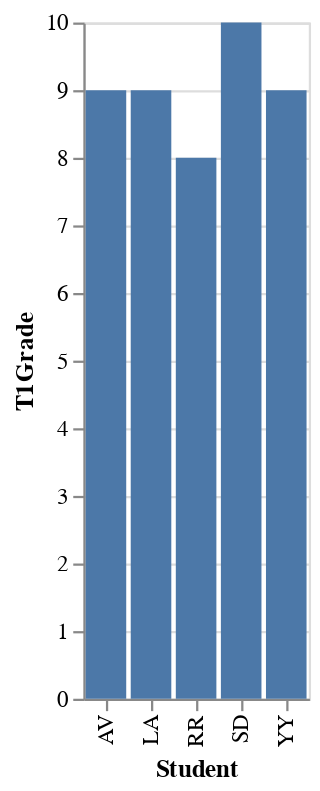

This figure's notebook cell:
### Code cell
alt.Chart(df).transform_filter(
    alt.datum.T1Grade > 7
).mark_bar().encode(
    x='Student',
    y='T1Grade'
)

### Figure 1 — Vega-Lite specification as saved in the notebook (floating-point values rounded to 4 significant figures)
{"config": {"view": {"continuousWidth": 400, "continuousHeight": 300}}, "data": {"name": "data-41a8cbf56aa3fb375b671fa081fb1b84"}, "mark": "bar", "encoding": {"x": {"field": "Student", "type": "nominal"}, "y": {"field": "T1Grade", "type": "quantitative"}}, "transform": [{"filter": "(datum.T1Grade > 7)"}], "$schema": "https://vega.github.io/schema/vega-lite/v4.17.0.json", "datasets": {"data-41a8cbf56aa3fb375b671fa081fb1b84": [{"Student": "AV", "Class": "A", "T1Grade": 9, "T2Grade": 5}, {"Student": "SD", "Class": "B", "T1Grade": 10, "T2Grade": 4}, {"Student": "ES", "Class": "A", "T1Grade": 2, "T2Grade": 3}, {"Student": "MB", "Class": "A", "T1Grade": 7, "T2Grade": 5}, {"Student": "RR", "Class": "B", "T1Grade": 8, "T2Grade": 6}, {"Student": "YY", "Class": "B", "T1Grade": 9, "T2Grade": 7}, {"Student": "LA", "Class": "A", "T1Grade": 9, "T2Grade": 8}]}}
